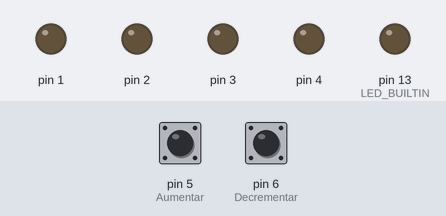
The sketch below on a simulated Arduino Uno, built with avr-gcc and run on an emulated ATmega328P. On the bench: output pins drawn as LEDs (lit = HIGH). Inputs (shaded band) come from the test bench; at power-on: pin 5 (Aumentar) HIGH, pin 6 (Decrementar) HIGH.

Above: at 1.8 s.
1.9 s: pin 5 (Aumentar) pulled LOW for 3.2 s
At 6.1 s:
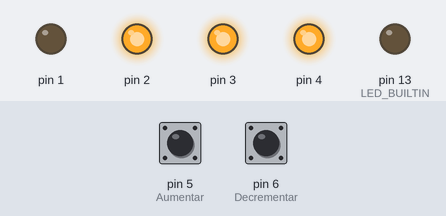
6.6 s: pin 5 (Aumentar) pulled LOW for 0.3 s
At 7.3 s:
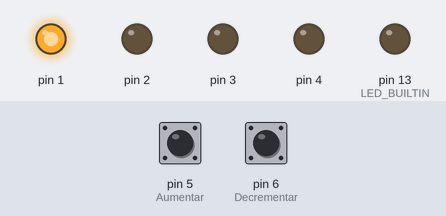
8.4 s: pin 5 (Aumentar) pulled LOW for 1 s
At 8.8 s:
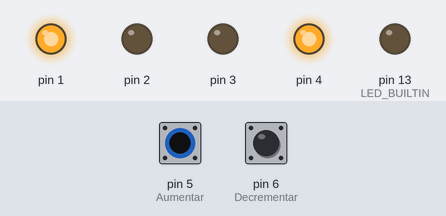
10.9 s: pin 6 (Decrementar) pulled LOW for 0.3 s
At 11.8 s:
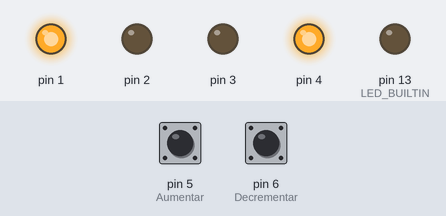
12.7 s: pin 6 (Decrementar) pulled LOW for 1 s
At 13.5 s:
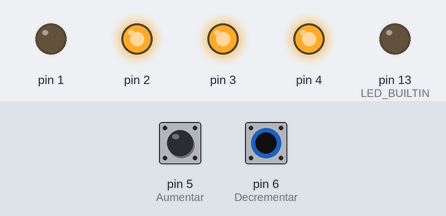
Timing chart, 0 to 15.7 s (numbered marks = the images above; inputs shaded):
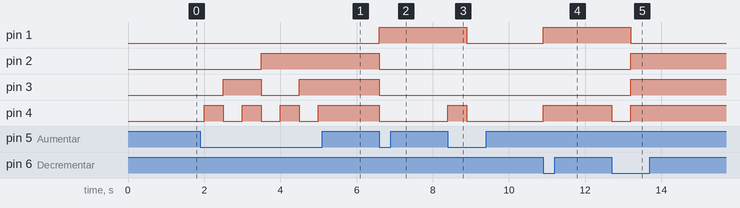

Measured:
- after the input at 1.9 s, pin 2: LOW → HIGH after 1.6 s; pin 3: LOW → HIGH after 0.60 s, → LOW 1.0 s later, → HIGH 1.0 s later; pin 4: alternates HIGH for 0.50 s and LOW for 0.50 s, 7 changes in all, then stays HIGH, starting after 0.10 s
- after the input at 6.6 s, pin 1: LOW → HIGH at once; pin 2–4: HIGH → LOW at once
- after the input at 8.4 s, pin 1: HIGH → LOW after 0.50 s; pin 4: LOW → HIGH at once, → LOW 0.50 s later
- after the input at 10.9 s, pin 1, pin 4: LOW → HIGH at once
- after the input at 12.7 s, pin 1: HIGH → LOW after 0.50 s; pin 2, pin 3: LOW → HIGH after 0.50 s; pin 4: HIGH → LOW at once, → HIGH 0.50 s later

The sketch:

primera_implementacion_de_cd45111.ino
```cpp
// C++ code
// This code works with an CD4511 and a display
//The connection for the pines is specified in the setup

//Vamos a probar conectando el pin 5 del chip a GND y 5V para ver que pasa

int contador =0;

int numeros[10][4]= {
  {0,0,0,0},
  {0,0,0,1},
  {0,0,1,0},
  {0,0,1,1},
  {0,1,0,0},
  {0,1,0,1},
  {0,1,1,0},
  {0,1,1,1},
  {1,0,0,0},
  {1,0,0,1}
};

void dibujarNumero(){
	for(int i=0;i<4;i++){
      if(numeros[contador][i]==1){
        digitalWrite(i+1,HIGH);
      } else {
      	digitalWrite(i+1,LOW);
      }

    }
  delay(500);
}


void setup()
{
  pinMode(LED_BUILTIN, OUTPUT);

  pinMode(5,INPUT_PULLUP); //Aumentar
  pinMode(6,INPUT_PULLUP); //Decrementar

  pinMode(4,OUTPUT); //A
  pinMode(3,OUTPUT); //B
  pinMode(2,OUTPUT); //C
  pinMode(1,OUTPUT); //D
  //D => C => B => A


}

void loop()
{

  if(contador==0){
 	dibujarNumero();
    }


  if(contador==9 && digitalRead(5)==LOW){
    contador=-1;
  }

  if(digitalRead(5)==LOW){
    contador++;
    dibujarNumero();

  }

  if(contador==0 && digitalRead(6)==LOW){
  	contador=10;
  }


  if(digitalRead(6)==LOW){
    contador--;
    dibujarNumero();
  }


}
```
